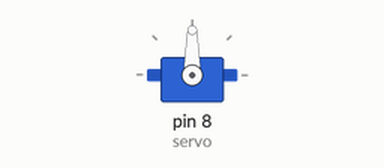
Recording of a sketch running on a simulated Arduino Uno, built with avr-gcc and run on an emulated ATmega328P. On the bench: servo.

Above: at 2.05 s.
Timing chart, 0 to 6.6 s (numbered marks = the images above):
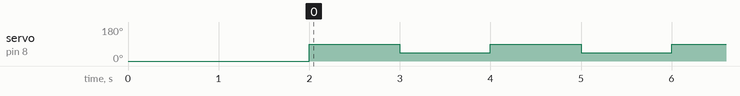

Measured:
- by itself, servo on pin 8 (servo): alternates 90° for 1.0 s and 45° for 1.0 s

The sketch:

sketch_servo_sg90.ino
```cpp
//Autora: Pamela Fialho
//Data: 10/08/2020
//Função: controlar o Micro Servo SG90

#include <Servo.h>

Servo servo;

void setup() {
  servo.attach(8);
  servo.write(0);
  delay(2000);
}

void loop() {
  servo.write(90);
  delay(1000);
  servo.write(45);
  delay(1000);
}
```
